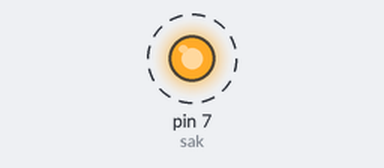
The sketch below on a simulated Arduino Uno, built with avr-gcc and run on an emulated ATmega328P. Parts: output pins drawn as LEDs (lit = HIGH). Dashed ring = blinking.

Above: at 0.02 s.
Timing chart, 0 to 3.0 s (numbered marks = the images above):
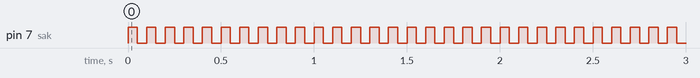

Measured:
- by itself, pin 7 (sak): alternates HIGH for 0.05 s and LOW for 0.05 s

The sketch:

LED_BLINKCODE.ino
```cpp
int sak = 7;
//int sak2 = 2;
void setup() {
  // put your setup code here, to run once:
  pinMode(sak,OUTPUT);
  //pinMode(sak2,OUTPUT);
}

void loop() {
  // put your main code here, to run repeatedly:
  digitalWrite(sak,HIGH);
  delay(50);
  digitalWrite(sak,LOW);
  delay(50);

//  digitalWrite(sak2,HIGH);
//  delay(50);
//  digitalWrite(sak2,LOW);
//  delay(100);

}
```
